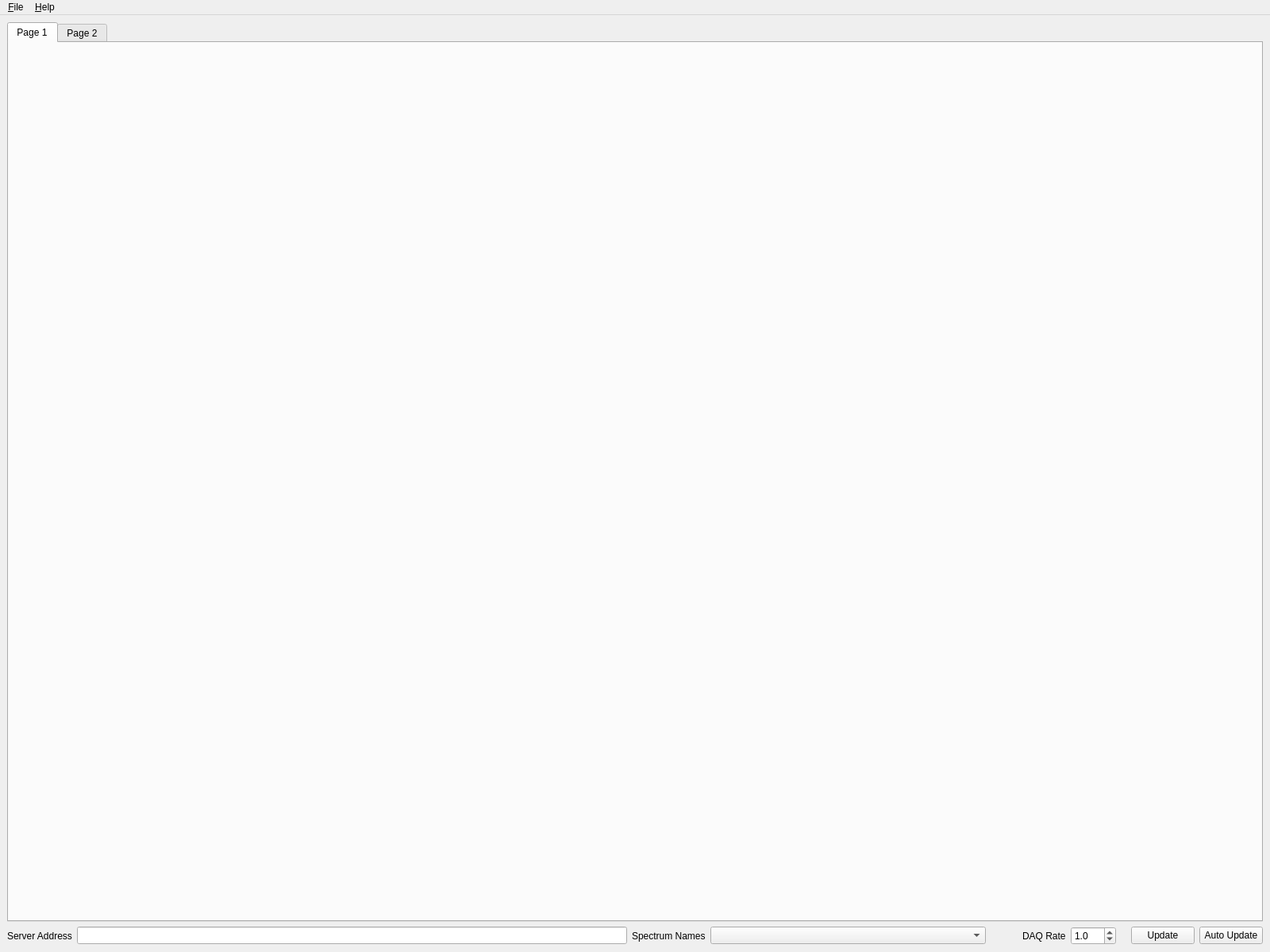
<?xml version="1.0" encoding="UTF-8"?>
<ui version="4.0">
 <class>MainWindow</class>
 <widget class="QMainWindow" name="MainWindow">
  <property name="geometry">
   <rect>
    <x>0</x>
    <y>0</y>
    <width>1600</width>
    <height>1200</height>
   </rect>
  </property>
  <property name="windowTitle">
   <string>MainWindow</string>
  </property>
  <widget class="QWidget" name="centralwidget">
   <layout class="QVBoxLayout" name="verticalLayout">
    <item>
     <widget class="QTabWidget" name="tabWidget">
      <property name="currentIndex">
       <number>0</number>
      </property>
      <widget class="QWidget" name="curve_tab">
       <attribute name="title">
        <string>Page 1</string>
       </attribute>
       <layout class="QVBoxLayout" name="verticalLayout_3">
        <item>
         <widget class="MatplotlibCurveWidget" name="matplotlibcurveWidget">
          <property name="figureAutoScale">
           <bool>true</bool>
          </property>
          <property name="figureBorderLineWidth">
           <double>1.000000000000000</double>
          </property>
          <property name="figureXlabel">
           <string>X</string>
          </property>
          <property name="figureYlabel">
           <string>Y</string>
          </property>
          <property name="figureXYlabelFont">
           <font>
            <family>sans-serif</family>
            <pointsize>18</pointsize>
            <weight>50</weight>
            <italic>false</italic>
            <bold>false</bold>
           </font>
          </property>
          <property name="figureTitleFont">
           <font>
            <family>sans-serif</family>
            <pointsize>22</pointsize>
            <weight>50</weight>
            <italic>false</italic>
            <bold>false</bold>
           </font>
          </property>
          <property name="figureDPI" stdset="0">
           <double>120.000000000000000</double>
          </property>
          <property name="figureGridToggle">
           <bool>true</bool>
          </property>
          <property name="figureXYticksFont">
           <font>
            <family>sans-serif</family>
            <pointsize>14</pointsize>
            <weight>50</weight>
            <italic>false</italic>
            <bold>false</bold>
           </font>
          </property>
          <property name="figureLineAlpha" stdset="0">
           <double>0.900000000000000</double>
          </property>
          <property name="figureLineDrawStyle" stdset="0">
           <string>steps</string>
          </property>
          <property name="figureLineWidth" stdset="0">
           <double>2.000000000000000</double>
          </property>
         </widget>
        </item>
       </layout>
      </widget>
      <widget class="QWidget" name="image_tab">
       <attribute name="title">
        <string>Page 2</string>
       </attribute>
       <layout class="QVBoxLayout" name="verticalLayout_2">
        <item>
         <widget class="MatplotlibImageWidget" name="matplotlibimageWidget"/>
        </item>
       </layout>
      </widget>
     </widget>
    </item>
    <item>
     <layout class="QHBoxLayout" name="horizontalLayout">
      <property name="topMargin">
       <number>0</number>
      </property>
      <item>
       <widget class="QLabel" name="label_2">
        <property name="text">
         <string>Server Address</string>
        </property>
       </widget>
      </item>
      <item>
       <widget class="QLineEdit" name="server_url_lineEdit">
        <property name="sizePolicy">
         <sizepolicy hsizetype="Expanding" vsizetype="Fixed">
          <horstretch>2</horstretch>
          <verstretch>0</verstretch>
         </sizepolicy>
        </property>
        <property name="text">
         <string/>
        </property>
       </widget>
      </item>
      <item>
       <widget class="QLabel" name="label">
        <property name="text">
         <string>Spectrum Names</string>
        </property>
       </widget>
      </item>
      <item>
       <widget class="QComboBox" name="spectrum_cbb">
        <property name="sizePolicy">
         <sizepolicy hsizetype="Expanding" vsizetype="Fixed">
          <horstretch>1</horstretch>
          <verstretch>0</verstretch>
         </sizepolicy>
        </property>
       </widget>
      </item>
      <item>
       <spacer name="horizontalSpacer">
        <property name="orientation">
         <enum>Qt::Horizontal</enum>
        </property>
        <property name="sizeHint" stdset="0">
         <size>
          <width>40</width>
          <height>20</height>
         </size>
        </property>
       </spacer>
      </item>
      <item>
       <widget class="QLabel" name="label_3">
        <property name="text">
         <string>DAQ Rate</string>
        </property>
       </widget>
      </item>
      <item>
       <widget class="QDoubleSpinBox" name="daq_freq_sbox">
        <property name="decimals">
         <number>1</number>
        </property>
        <property name="minimum">
         <double>0.100000000000000</double>
        </property>
        <property name="maximum">
         <double>100.000000000000000</double>
        </property>
        <property name="value">
         <double>1.000000000000000</double>
        </property>
       </widget>
      </item>
      <item>
       <widget class="QLabel" name="daq_rate_lbl">
        <property name="text">
         <string/>
        </property>
       </widget>
      </item>
      <item>
       <widget class="QPushButton" name="update_btn">
        <property name="text">
         <string>Update</string>
        </property>
       </widget>
      </item>
      <item>
       <widget class="QPushButton" name="pushButton">
        <property name="text">
         <string>Auto Update</string>
        </property>
        <property name="checkable">
         <bool>true</bool>
        </property>
       </widget>
      </item>
     </layout>
    </item>
   </layout>
  </widget>
  <widget class="QMenuBar" name="menubar">
   <property name="geometry">
    <rect>
     <x>0</x>
     <y>0</y>
     <width>1600</width>
     <height>30</height>
    </rect>
   </property>
   <widget class="QMenu" name="menu_File">
    <property name="title">
     <string>&amp;File</string>
    </property>
    <addaction name="actionE_xit"/>
   </widget>
   <widget class="QMenu" name="menu_Help">
    <property name="title">
     <string>&amp;Help</string>
    </property>
    <addaction name="actionContents"/>
    <addaction name="separator"/>
    <addaction name="action_About"/>
    <addaction name="actionAbout_Qt"/>
   </widget>
   <addaction name="menu_File"/>
   <addaction name="menu_Help"/>
  </widget>
  <action name="action_About">
   <property name="text">
    <string>&amp;About</string>
   </property>
   <property name="shortcut">
    <string>Ctrl+A</string>
   </property>
  </action>
  <action name="actionAbout_Qt">
   <property name="text">
    <string>About Qt</string>
   </property>
  </action>
  <action name="actionE_xit">
   <property name="text">
    <string>E&amp;xit</string>
   </property>
   <property name="shortcut">
    <string>Ctrl+W</string>
   </property>
  </action>
  <action name="actionContents">
   <property name="text">
    <string>Contents</string>
   </property>
   <property name="shortcut">
    <string>F1</string>
   </property>
  </action>
 </widget>
 <customwidgets>
  <customwidget>
   <class>MatplotlibCurveWidget</class>
   <extends>QWidget</extends>
   <header>mpl4qt.widgets.mplcurvewidget</header>
  </customwidget>
  <customwidget>
   <class>MatplotlibImageWidget</class>
   <extends>MatplotlibCurveWidget</extends>
   <header>mpl4qt.widgets.mplimagewidget</header>
  </customwidget>
 </customwidgets>
 <resources/>
 <connections>
  <connection>
   <sender>actionAbout_Qt</sender>
   <signal>triggered()</signal>
   <receiver>MainWindow</receiver>
   <slot>onAboutQt()</slot>
   <hints>
    <hint type="sourcelabel">
     <x>-1</x>
     <y>-1</y>
    </hint>
    <hint type="destinationlabel">
     <x>399</x>
     <y>299</y>
    </hint>
   </hints>
  </connection>
  <connection>
   <sender>actionE_xit</sender>
   <signal>triggered()</signal>
   <receiver>MainWindow</receiver>
   <slot>close()</slot>
   <hints>
    <hint type="sourcelabel">
     <x>-1</x>
     <y>-1</y>
    </hint>
    <hint type="destinationlabel">
     <x>399</x>
     <y>299</y>
    </hint>
   </hints>
  </connection>
  <connection>
   <sender>action_About</sender>
   <signal>triggered()</signal>
   <receiver>MainWindow</receiver>
   <slot>onAbout()</slot>
   <hints>
    <hint type="sourcelabel">
     <x>-1</x>
     <y>-1</y>
    </hint>
    <hint type="destinationlabel">
     <x>399</x>
     <y>299</y>
    </hint>
   </hints>
  </connection>
  <connection>
   <sender>update_btn</sender>
   <signal>clicked()</signal>
   <receiver>MainWindow</receiver>
   <slot>on_update_data()</slot>
   <hints>
    <hint type="sourcelabel">
     <x>1457</x>
     <y>1180</y>
    </hint>
    <hint type="destinationlabel">
     <x>1597</x>
     <y>1123</y>
    </hint>
   </hints>
  </connection>
  <connection>
   <sender>server_url_lineEdit</sender>
   <signal>returnPressed()</signal>
   <receiver>MainWindow</receiver>
   <slot>on_update_url()</slot>
   <hints>
    <hint type="sourcelabel">
     <x>409</x>
     <y>1181</y>
    </hint>
    <hint type="destinationlabel">
     <x>706</x>
     <y>1193</y>
    </hint>
   </hints>
  </connection>
  <connection>
   <sender>pushButton</sender>
   <signal>toggled(bool)</signal>
   <receiver>MainWindow</receiver>
   <slot>on_toggle_auto_update()</slot>
   <hints>
    <hint type="sourcelabel">
     <x>1517</x>
     <y>1183</y>
    </hint>
    <hint type="destinationlabel">
     <x>1597</x>
     <y>1194</y>
    </hint>
   </hints>
  </connection>
  <connection>
   <sender>pushButton</sender>
   <signal>toggled(bool)</signal>
   <receiver>update_btn</receiver>
   <slot>setDisabled(bool)</slot>
   <hints>
    <hint type="sourcelabel">
     <x>1487</x>
     <y>1168</y>
    </hint>
    <hint type="destinationlabel">
     <x>1423</x>
     <y>1168</y>
    </hint>
   </hints>
  </connection>
  <connection>
   <sender>pushButton</sender>
   <signal>toggled(bool)</signal>
   <receiver>spectrum_cbb</receiver>
   <slot>setDisabled(bool)</slot>
   <hints>
    <hint type="sourcelabel">
     <x>1557</x>
     <y>1181</y>
    </hint>
    <hint type="destinationlabel">
     <x>1116</x>
     <y>1186</y>
    </hint>
   </hints>
  </connection>
  <connection>
   <sender>pushButton</sender>
   <signal>toggled(bool)</signal>
   <receiver>server_url_lineEdit</receiver>
   <slot>setDisabled(bool)</slot>
   <hints>
    <hint type="sourcelabel">
     <x>1517</x>
     <y>1183</y>
    </hint>
    <hint type="destinationlabel">
     <x>409</x>
     <y>1177</y>
    </hint>
   </hints>
  </connection>
  <connection>
   <sender>daq_freq_sbox</sender>
   <signal>valueChanged(double)</signal>
   <receiver>MainWindow</receiver>
   <slot>on_update_daqrate()</slot>
   <hints>
    <hint type="sourcelabel">
     <x>1352</x>
     <y>1187</y>
    </hint>
    <hint type="destinationlabel">
     <x>1603</x>
     <y>910</y>
    </hint>
   </hints>
  </connection>
  <connection>
   <sender>pushButton</sender>
   <signal>toggled(bool)</signal>
   <receiver>daq_rate_lbl</receiver>
   <slot>setVisible(bool)</slot>
   <hints>
    <hint type="sourcelabel">
     <x>1538</x>
     <y>1176</y>
    </hint>
    <hint type="destinationlabel">
     <x>1371</x>
     <y>1187</y>
    </hint>
   </hints>
  </connection>
 </connections>
 <slots>
  <slot>onAbout()</slot>
  <slot>onAboutQt()</slot>
  <slot>on_update_data()</slot>
  <slot>on_update_url()</slot>
  <slot>on_toggle_auto_update()</slot>
  <slot>on_update_daqrate()</slot>
 </slots>
</ui>
